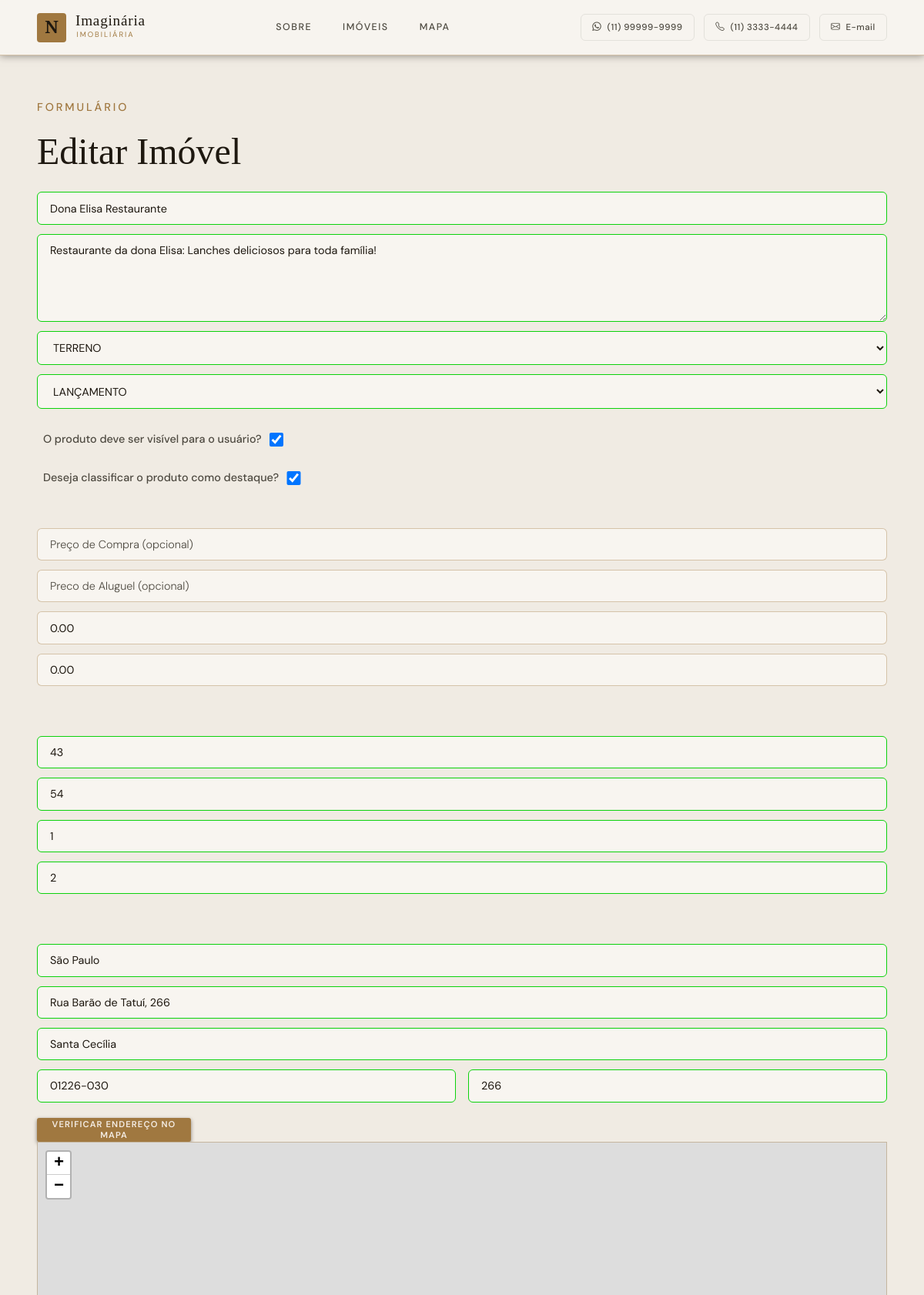
/ad_11min_k/edit/1 (signed in, upper part), run on an earlier commit of the app's database.
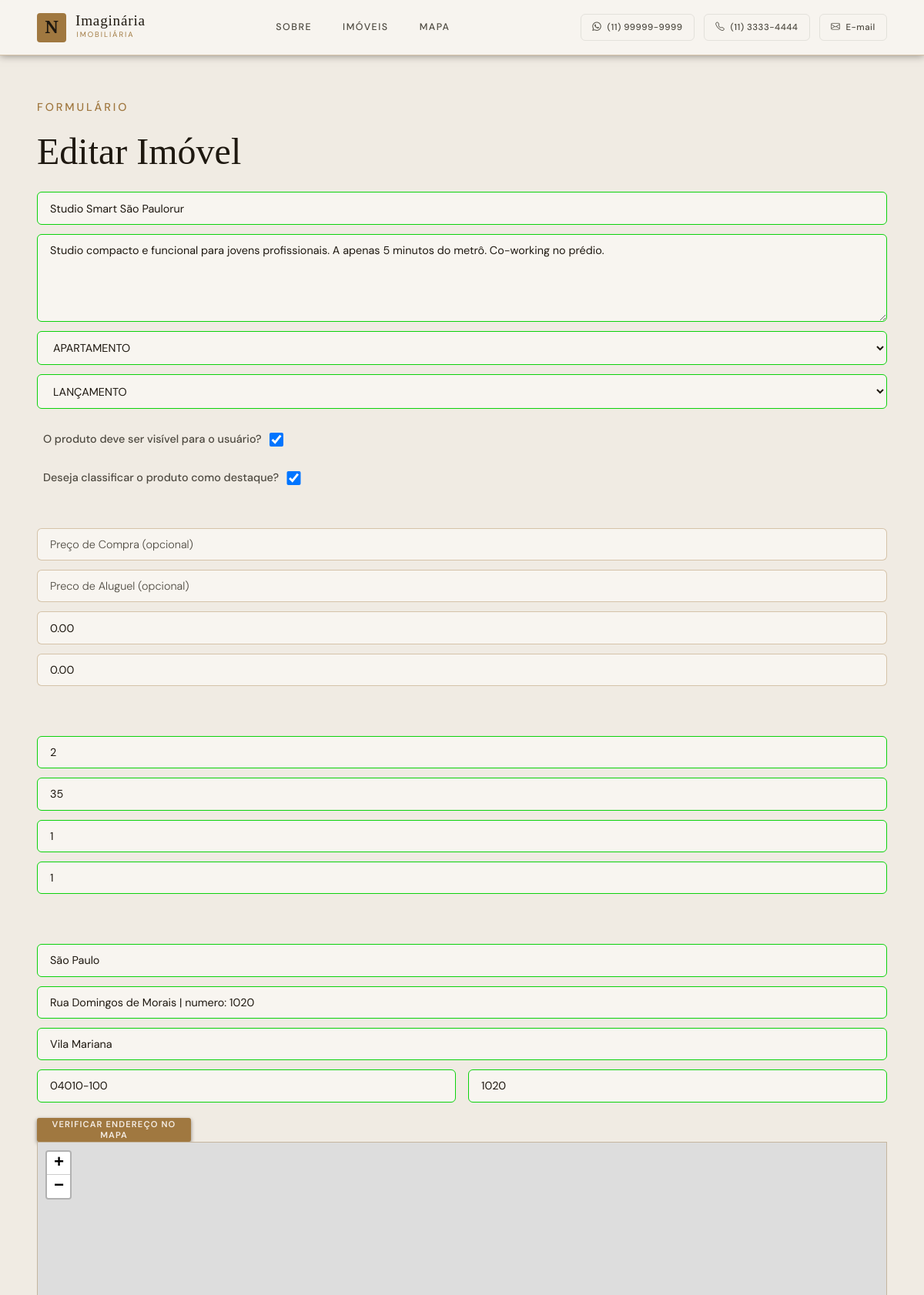
And on a later commit of the database.
### models.py (models this page shows, shortened)
class Imovel(db.Model):
    __tablename__ = 'imoveis'
    id = db.Column(db.Integer, primary_key=True)
    nome = db.Column(db.String(50), unique=True, nullable=False)
    slug = db.Column(db.String(50), unique=True, nullable=True)
    descricao = db.Column(db.String(500), nullable=False)
    tipo_de_produto = db.Column(db.Enum(TipoDeProduto), nullable=False)
    status = db.Column(db.Enum(Status), nullable=False)
    esta_visivel = db.Column(db.Boolean, default=True)
    esta_em_destaque = db.Column(db.Boolean, default=False)
    preco_compra = db.Column(db.Numeric(15, 2), nullable=True)
    preco_aluguel = db.Column(db.Numeric(12, 2), nullable=True)
    condominio = db.Column(db.Numeric(12, 2), default=0.0, nullable=True)
    iptu = db.Column(db.Numeric(12, 2), default=0.0, nullable=True)
    menor_area_em_metros_quadrados = db.Column(db.SmallInteger, nullable=False)
    maior_area_em_metros_quadrados = db.Column(db.SmallInteger, nullable=False)
    menor_quantidade_de_dormitorios = db.Column(db.SmallInteger , nullable=False)
    maior_quantidade_de_dormitorios = db.Column(db.SmallInteger, nullable=False)
    cidade = db.Column(db.String(100), nullable=False)
    bairro = db.Column(db.String(100), nullable=False)
    endereco = db.Column(db.String(255), nullable=False)
    cep = db.Column(db.String(10), nullable=False)
    numero = db.Column(db.String(10), nullable=False)
    metros_ate_o_metro_mais_proximo = db.Column(db.Integer, default=10000)
    imagens_principais_do_produto = db.relationship('ImagensImovel', backref="imovel", lazy=True, cascade="all, delete-orphan")
    imagens_do_produto = db.relationship('ImagemComDescricao', back_populates='imovel_rel_imagem', lazy=True, cascade="all, delete-orphan")
    plantas_do_produto = db.relationship('PlantaComDescricao', back_populates='imovel_rel_planta', lazy=True, cascade="all, delete-orphan")

### app.py (the view)
@app.route("/ad_11min_k/edit/<id_imovel>", methods=['GET', 'POST'])
@limiter.limit("6/minute")
def editar_imovel(id_imovel):
    imovel = Imovel.query.get_or_404(id_imovel)
    if request.method == 'POST':
        app.logger.warning(f'^ O imóvel *{imovel.nome}* começou a ser editado pelo painél de admin')
        form = ImovelForm(CombinedMultiDict((request.form, request.files)))
        form.tipo_de_produto.choices = [(tipo.name, tipo.value) for tipo in TipoDeProduto]
        form.status.choices = [(status.name, status.value) for status in Status]
        if form.validate():
            if not esta_disponivel(form.nome.data):
                app.logger.info('^ edição de imóvel mal sucedida')
                flash("Um imóvel com esse nome já existe! Utilize um nome diferente...", "error")
                imoveis = Imovel.query.all()
                return render_template('admin.html', mensagem="Erro ao adicionar imóvel", imoveis=imoveis, form=form)
            try:
                caminhos_antigos_imagens_principais = []
                for campo in imovel.imagens_principais_do_produto:
                    caminhos_antigos_imagens_principais.extend([
                        campo.caminho_da_imagem_principal,
                        campo.caminho_da_imagem_de_fachada1,
                        campo.caminho_da_imagem_de_fachada2,
                    ])
                lista_de_caminhos_das_imagens_principais, _, _ = salvar_imagens_de_novo_imovel(form)
                imovel.nome = form.nome.data
                imovel.descricao = form.descricao.data
                imovel.tipo_de_produto = TipoDeProduto[form.tipo_de_produto.data]
                imovel.status = Status[form.status.data]
                imovel.esta_visivel = form.esta_visivel.data
                imovel.esta_em_destaque = form.esta_em_destaque.data
                imovel.preco_compra = form.preco_compra.data
                imovel.preco_aluguel = form.preco_aluguel.data
                imovel.condominio = form.condominio.data
                imovel.iptu = form.iptu.data
                imovel.menor_area_em_metros_quadrados = form.menor_area_em_metros_quadrados.data
                imovel.maior_area_em_metros_quadrados = form.maior_area_em_metros_quadrados.data
                imovel.menor_quantidade_de_dormitorios = form.menor_quantidade_de_dormitorios.data
                imovel.maior_quantidade_de_dormitorios = form.maior_quantidade_de_dormitorios.data
                imovel.cidade = form.cidade.data
                imovel.bairro = form.bairro.data
                imovel.endereco = form.endereco.data
                imovel.cep = form.cep.data
                imovel.numero = form.numero.data
                if form.metros_ate_o_metro_mais_proximo.data:
                    imovel.metros_ate_o_metro_mais_proximo = form.metros_ate_o_metro_mais_proximo.data
                else:
                    imovel.metros_ate_o_metro_mais_proximo = 10000
                imovel.slug = slugify(form.nome.data)
                if imovel.imagens_principais_do_produto:
                    imagem_existente = imovel.imagens_principais_do_produto[0]
                    imagem_existente.caminho_da_imagem_principal = lista_de_caminhos_das_imagens_principais[0]
                    imagem_existente.caminho_da_imagem_de_fachada1 = lista_de_caminhos_das_imagens_principais[1]
                    imagem_existente.caminho_da_imagem_de_fachada2 = lista_de_caminhos_das_imagens_principais[2]
                else:
                    imagens_principais_novo_imovel = ImagensImovel(
                        caminho_da_imagem_principal=lista_de_caminhos_das_imagens_principais[0],
                        caminho_da_imagem_de_fachada1=lista_de_caminhos_das_imagens_principais[1],
                        caminho_da_imagem_de_fachada2=lista_de_caminhos_das_imagens_principais[2],
                    )
                    imovel.imagens_principais_do_produto.append(imagens_principais_novo_imovel)
                db.session.commit()
                deletar_imagens(caminhos_antigos_imagens_principais)
                flash("Imóvel editado com sucesso!", "success")
                app.logger.warning(f'^ O imóvel *{imovel.nome}* foi editado com sucesso pelo painél de admin')
                return redirect(url_for('mostrar_imovel_admin', slug_imovel=imovel.slug))
            except Exception as e:
                db.session.rollback()
                app.logger.error(f'^ Erro ao editar imóvel: {str(e)}')
                flash("Erro ao editar o imóvel. Tente novamente.", "error")
                form = ImovelForm(obj=imovel)
                form.tipo_de_produto.choices = [(tipo.name, tipo.value) for tipo in TipoDeProduto]
                form.status.choices = [(status.name, status.value) for status in Status]
                return render_template('editar_imovel.html', form=form, imovel=imovel)
        else:
            app.logger.info(f'^ Erros de validação ao editar imóvel: {form.errors}')
            flash("Erro de validação. Verifique os campos com informações inválidas.", "error")
            return render_template('editar_imovel.html', form=form, imovel=imovel)
    elif request.method == 'GET':
        form = ImovelForm(obj=imovel)
        form.tipo_de_produto.choices = [(tipo.name, tipo.value) for tipo in TipoDeProduto]
        form.status.choices = [(status.name, status.value) for status in Status]
        form.tipo_de_produto.data = imovel.tipo_de_produto.name
        form.status.data = imovel.status.name
        for index, imagem in enumerate(imovel.imagens_do_produto):
            if index < len(form.lista_de_caminhos_de_imagens_adicionais):
                form.lista_de_caminhos_de_imagens_adicionais[index].descricao.data = imagem.descricao
        for index, planta in enumerate(imovel.plantas_do_produto):
            if index < len(form.lista_de_caminhos_de_imagens_de_plantas):
                form.lista_de_caminhos_de_imagens_de_plantas[index].descricao.data = planta.descricao
        return render_template('editar_imovel.html', form=form, imovel=imovel)

### forms.py
class ImagemComContexto(FlaskForm):
    imagem = FileField('Imagem Adicional', [
        FileAllowed(['jpg', 'png', 'jpeg'], 'Apenas imagens (.jpg, .png, .jpeg)')
    ])
    descricao = StringField('Descrição Curta', [validators.Length(max=50)])

### app.py (called while the page is built)
@login_manager.user_loader
def load_user(admin_id):
    return db.session.get(Admin, int(admin_id))

@app.before_request
def enforce_login_globally():
    public_endpoints = ['login', 'index', 'mostrar_imovel', 'static']
    if request.endpoint not in public_endpoints and not current_user.is_authenticated:
        return abort(404)

### templates/editar_imovel.html (shortened to what this page needs)
{% extends 'base.html' %}
{% block main %}
<main>
    <section id="sobre" class="general-section-padding alt-section-background">
        <div class="general-content listings__header">
            <span class="section-label">Formulário</span>
            <h2 class="section-title">Editar Imóvel</h2>
        </div>
        {% with form=form, action="edit", imovel=imovel %}
            {% include 'partials/_formulario_imovel.html' %}
        {% endwith %}
    </section>
</main>
{% endblock %}

### templates/partials/_formulario_imovel.html (shortened to what this page needs)
{% if action == "add" %}
<form action="/ad_11min_k" method="POST" enctype="multipart/form-data" class="general-content">
{% elif action == "edit" %}
<form action="/ad_11min_k/edit/{{ imovel.id }}" method="POST" enctype="multipart/form-data" class="general-content">
{% endif %}
    <p>
        {{ form.nome(placeholder="Nome do imóvel") }}
        {{ form.descricao(class="text-area", placeholder="Descrição do Imóvel") }}
        {{ form.tipo_de_produto(placeholder="Tipo de Produto") }}
        {{ form.status(placeholder="Status") }}
        <div class="checkbox-form">
            {{ form.esta_visivel.label }}
            {{ form.esta_visivel(checked=True) }}
        </div>
        <br>
        <div class="checkbox-form">
            {{ form.esta_em_destaque.label }}
            {{ form.esta_em_destaque(checked=False) }}
        </div>
        <br><br>
        {{ form.preco_compra(placeholder="Preço de Compra (opcional)") }}
        {{ form.preco_aluguel(placeholder="Preco de Aluguel (opcional)") }}
        {{ form.condominio(placeholder="Preço do Condomínio (opcional)") }}
        {{ form.iptu(placeholder="Preço do IPTU (opcional)") }}
        <br><br>
        {{ form.menor_area_em_metros_quadrados(placeholder="Menor Área em metros quadrados") }}
        {{ form.maior_area_em_metros_quadrados(placeholder="Maior Área em metros quadrados") }}
        {{ form.menor_quantidade_de_dormitorios(placeholder="Quantidade de Dormitórios do menor produto") }}
        {{ form.maior_quantidade_de_dormitorios(placeholder="Quantidade de Dormitórios do maior produto") }}
        <br><br>
        {{ form.cidade(placeholder="Cidade do Imóvel") }}
        {{ form.endereco(placeholder="Endereço do Imóvel") }}
        {{ form.bairro(placeholder="Bairro do Imóvel", id="bairro") }}
        <div class="dois-campos-na-mesma-linha">
            {{ form.cep(placeholder="CEP do Imóvel", id="cep") }}
            {{ form.numero(placeholder="Número do Imóvel", id="numero") }}
        </div>
        <button type="button" id="btn-buscar" class="btn btn-form">Verificar Endereço no Mapa</button>
        <div class="map-section-container">
            <div id="map"></div>
        </div>
        <br><br>
        <br><br>
    </p>
</form>

What changed in the data, as far as the page shows it:
changed Imovel "LANÇAMENTO": nome "Dona Elisa Restaurante" → "Studio Smart São Paulorur"; descricao "Restaurante da dona Elisa: Lanches deliciosos para toda família!" → "Studio compacto e funcional para jovens profissionais. A apenas 5 minutos do metrô. Co-working no prédio."; tipo_de_produto "TERRENO" → "APARTAMENTO"; menor_area_em_metros_quadrados "43" → "2"; maior_area_em_metros_quadrados "54" → "35"; maior_quantidade_de_dormitorios "2" → "1"; endereco "Rua Barão de Tatuí, 266" → "Rua Domingos de Morais | numero: 1020"; bairro "Santa Cecília" → "Vila Mariana"; cep "01226-030" → "04010-100"; numero "266" → "1020"
